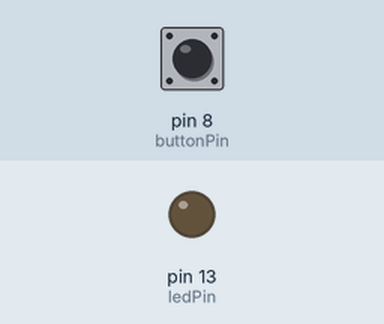
Bench run of a sketch on a simulated Arduino Uno, built with avr-gcc and run on an emulated ATmega328P. Shown: output pins drawn as LEDs (lit = HIGH). Dashed ring = blinking. The test bench sets the inputs (shaded band); at power-on: pin 8 (buttonPin) LOW.

Above: at 1.2 s.
1.3 s: pin 8 (buttonPin) pulled HIGH for 1 s
At 1.55 s:
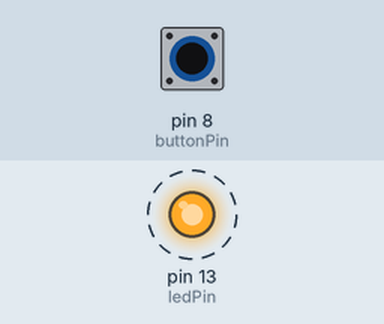
4.3 s: pin 8 (buttonPin) pulled HIGH for 3.2 s
At 8.3 s:
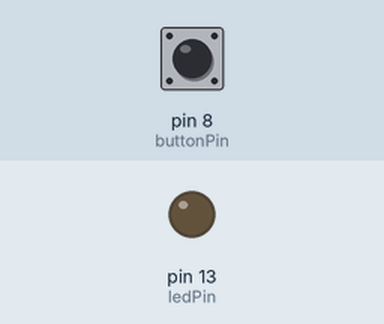
Timing chart, 0 to 9.8 s (numbered marks = the images above; inputs shaded):
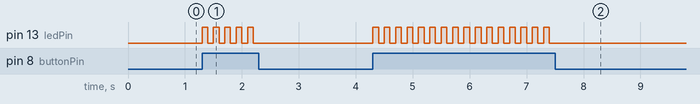

The sketch:

ECE1895_HelloWorld.ino
```cpp
// Collin Hough
//Nicholas Lowe
// Linus Silbernagel

const int ledPin = 13;
const int buttonPin = 8;

void setup() {
  pinMode(ledPin, OUTPUT);    // sets the digital pin 13 as output
  pinMode(buttonPin, INPUT);
}

void loop() {
   // Check if button is being pressed
   if(digitalRead(buttonPin) == HIGH) {
      // When button is pressed, turn on LED
      digitalWrite(ledPin, HIGH);   // turn the LED on (HIGH is the voltage level)
      delay(100);                  // wait for a second
      digitalWrite(ledPin, LOW);    // turn the LED off by making the voltage LOW
      delay(100);
   }
   digitalWrite(ledPin, LOW);
}
```

Measured:
- after the input at 1.3 s, pin 13 (ledPin): alternates HIGH for 0.10 s and LOW for 0.10 s, 10 changes in all, then stays LOW, starting at once
- after the input at 4.3 s, pin 13 (ledPin): alternates HIGH for 0.10 s and LOW for 0.10 s, 32 changes in all, then stays LOW, starting at once
